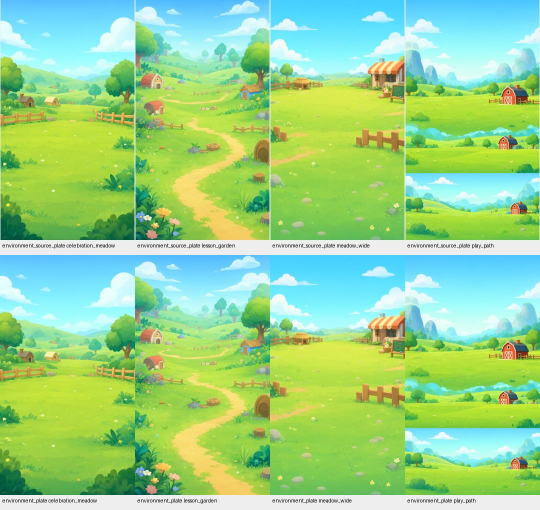
#> input picture review/visual-quality-v1/animals-source-plates.jpg, 1080 x 1020 px (shown at 1/2 size)
$ python -i layout.py   (imports and definitions only)
#> lines starting #> are read from the running program, lines starting #| are printed output that depends on the picture
# SPDX-FileCopyrightText: 2026 zcbacxc
# SPDX-License-Identifier: AGPL-3.0-or-later
# Adapted 2026-09-27 for ToviTunes; see docs/RENDER_DONOR_NOTICE.md.

"""Pure geometry helper for fitting a source video onto a canvas.

Computes crop + resize boxes for ``cover`` (fill canvas, crop overflow)
and ``contain`` (letterbox, no crop) modes. No MoviePy/ffmpeg dependency â€”
pure arithmetic so it is trivially unit-testable.
"""

from __future__ import annotations

from dataclasses import dataclass

from PIL import Image


def visible_alpha_bounds(image: Image.Image) -> tuple[int, int, int, int]:
    """Measure the opaque silhouette, ignoring faint shadows and tiny edge outliers.

    Measurement only: callers still render the complete, unchanged source image.
    Alpha 64 rejects faint matte/shadow pixels; 0.2% cumulative mass per edge
    prevents an isolated opaque pixel from defining a foot or apparent size.
    """
    alpha = image.getchannel("A").point(lambda value: value if value >= 64 else 0)
    bounds = alpha.getbbox()
    if bounds is None:
        raise ValueError("image has no readable alpha silhouette")
    core = alpha.crop(bounds)
    axes = []
    for vertical in (False, True):
        length = core.height if vertical else core.width
        masses = []
        for i in range(length):
            strip = core.crop((0, i, core.width, i + 1) if vertical
                              else (i, 0, i + 1, core.height))
            masses.append(sum(v * count for v, count in enumerate(strip.histogram())))
        tail = sum(masses) * 0.002
        start, end = 0, length
        accumulated = 0
        while start < end - 1 and accumulated + masses[start] < tail:
            accumulated += masses[start]
            start += 1
        accumulated = 0
        while end > start + 1 and accumulated + masses[end - 1] < tail:
            end -= 1
            accumulated += masses[end]
        axes.append((start, end))
    return (bounds[0] + axes[0][0], bounds[1] + axes[1][0],
            bounds[0] + axes[0][1], bounds[1] + axes[1][1])


@dataclass
class LayoutBox:
    """Crop window on the source + output size after resize."""

    crop_x: int
    crop_y: int
    crop_w: int
    crop_h: int
    out_w: int
    out_h: int


# [44 lines left out: function compute_fit_box, not called in this run]

>>> import cv2
>>> picture = cv2.imread('../../../review/visual-quality-v1/animals-source-plates.jpg', cv2.IMREAD_GRAYSCALE)
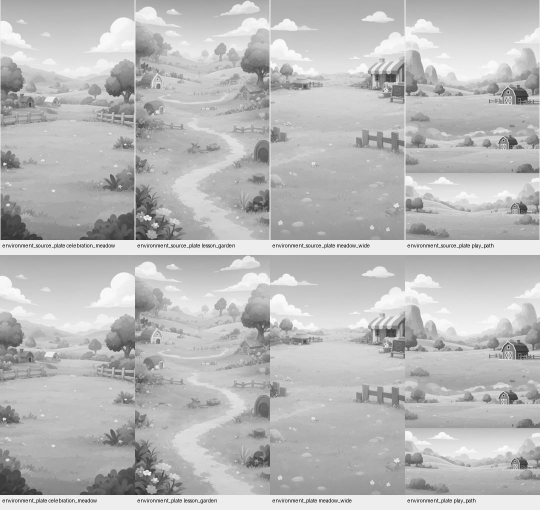
#> picture: shape (1020, 1080) (shown at 1/2 size); min 0, max 255, mean 186.2
#> (the run stopped early here; a loop or call above may not have finished)

$ run again, on review/visual-quality-v1/animals-comparison.jpg
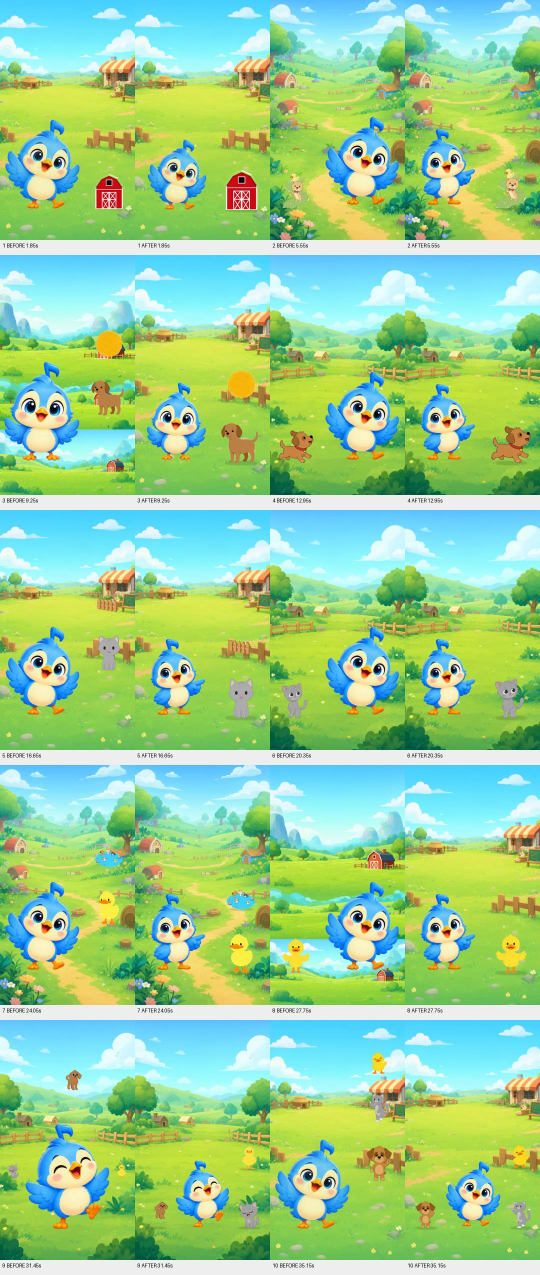
#> input picture review/visual-quality-v1/animals-comparison.jpg, 1080 x 2550 px (shown at 1/2 size)
#> `picture = cv2.imread('../../../review/visual-quality-v1/animals-source..`:
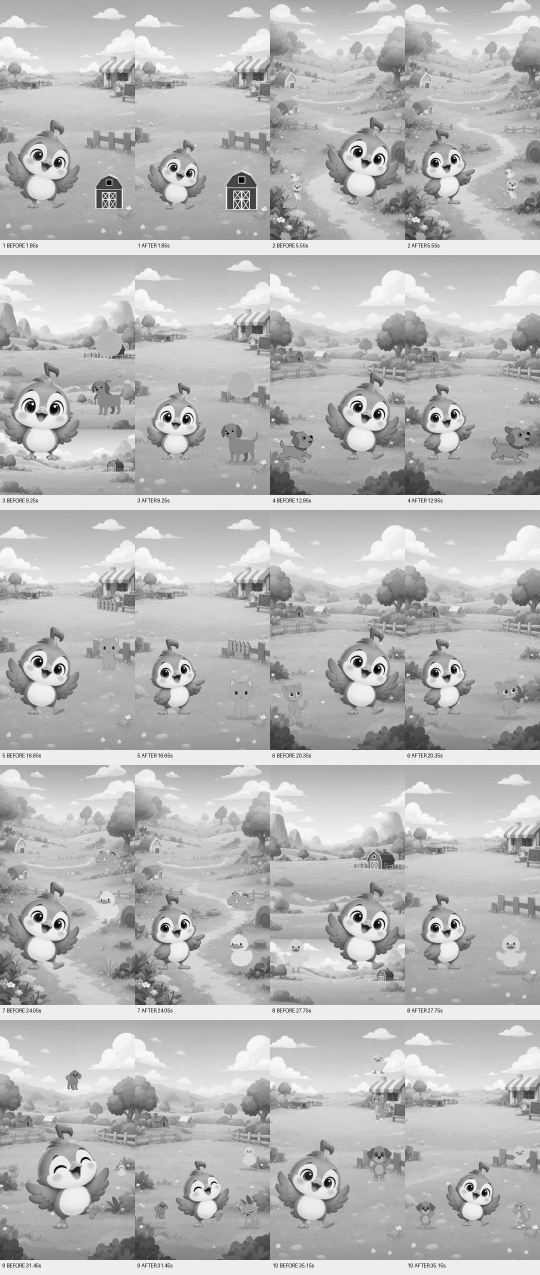
#> picture: shape (2550, 1080) (shown at 1/2 size); min 0, max 255, mean 183.9

$ run again, on review/visual-quality-v1/refined-animals-mid-1.jpg
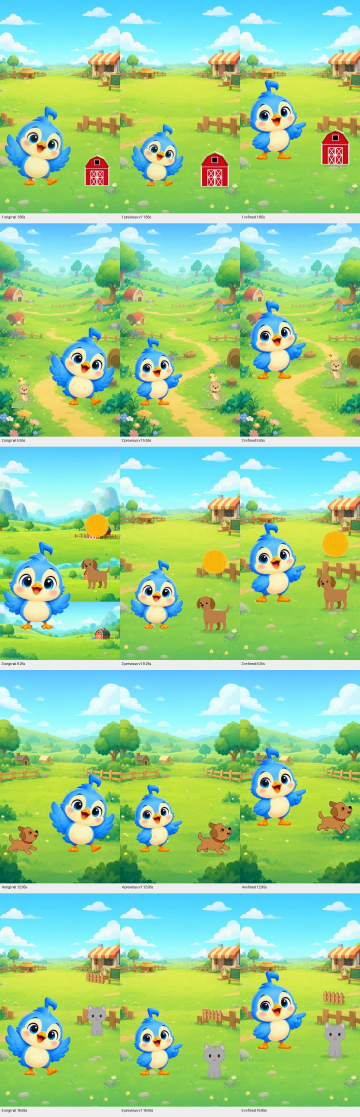
#> input picture review/visual-quality-v1/refined-animals-mid-1.jpg, 1080 x 3350 px (shown at 1/3 size)
#> `picture = cv2.imread('../../../review/visual-quality-v1/animals-source..`:
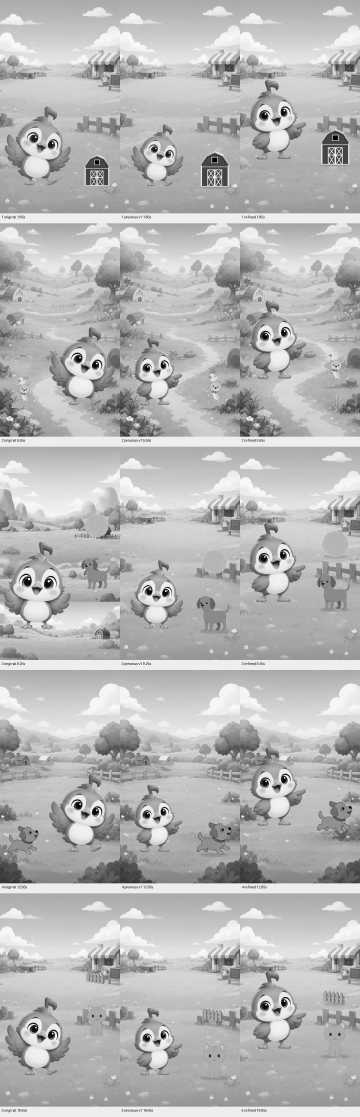
#> picture: shape (3350, 1080) (shown at 1/3 size); min 0, max 255, mean 183.2
